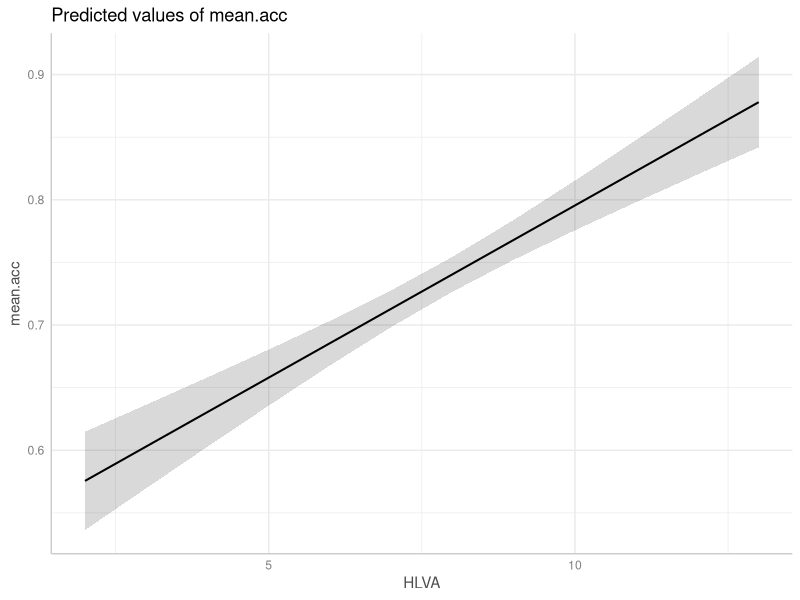
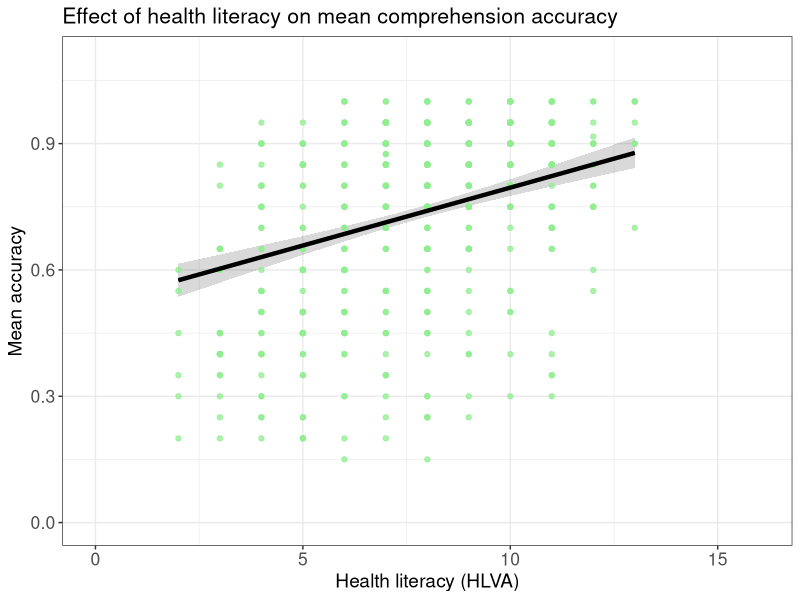
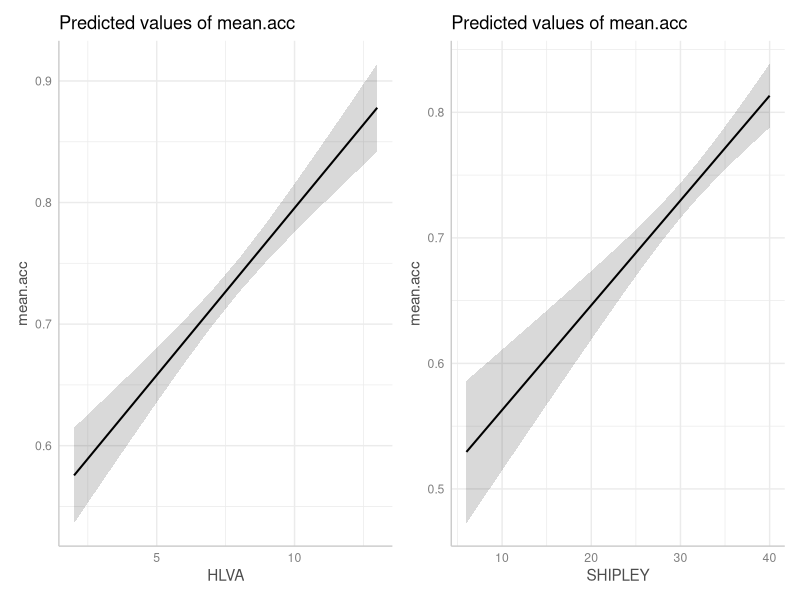
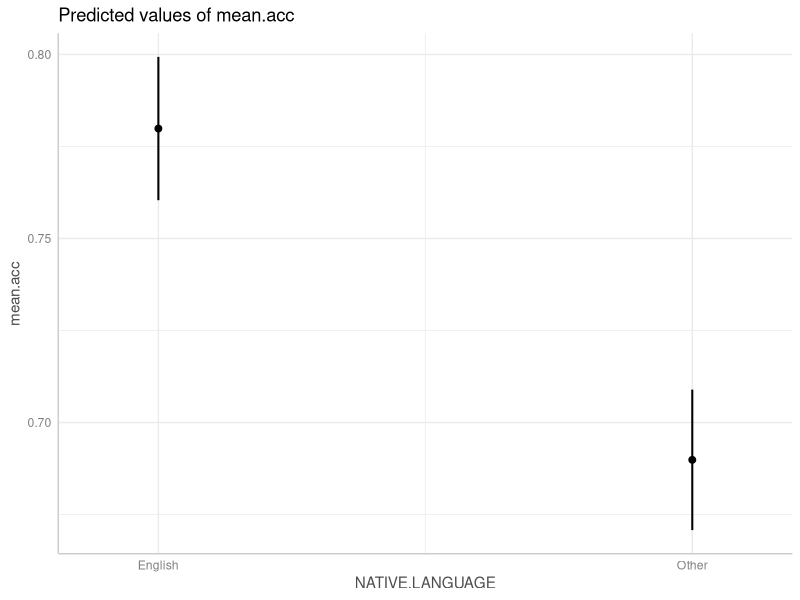
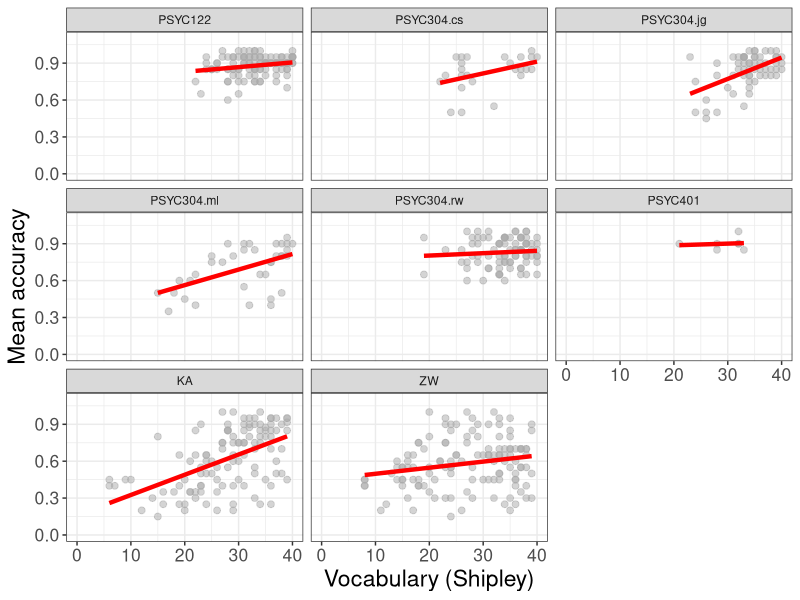
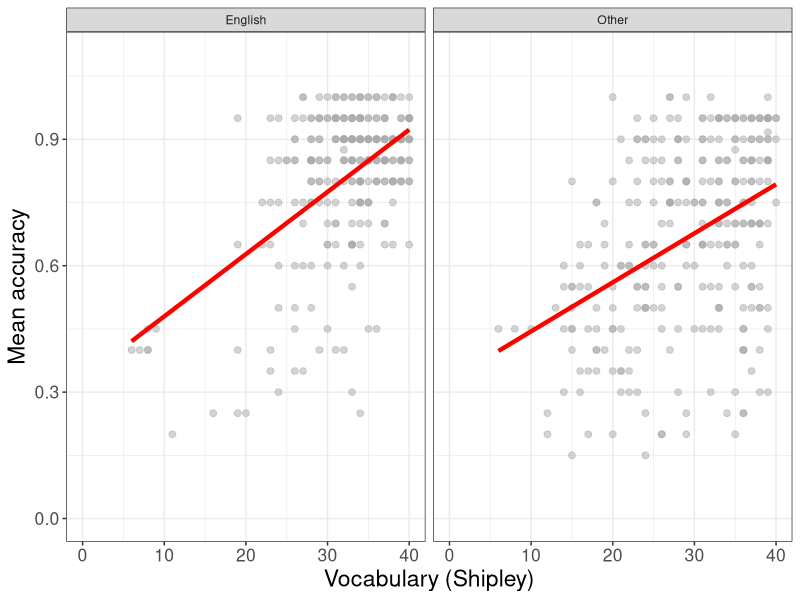
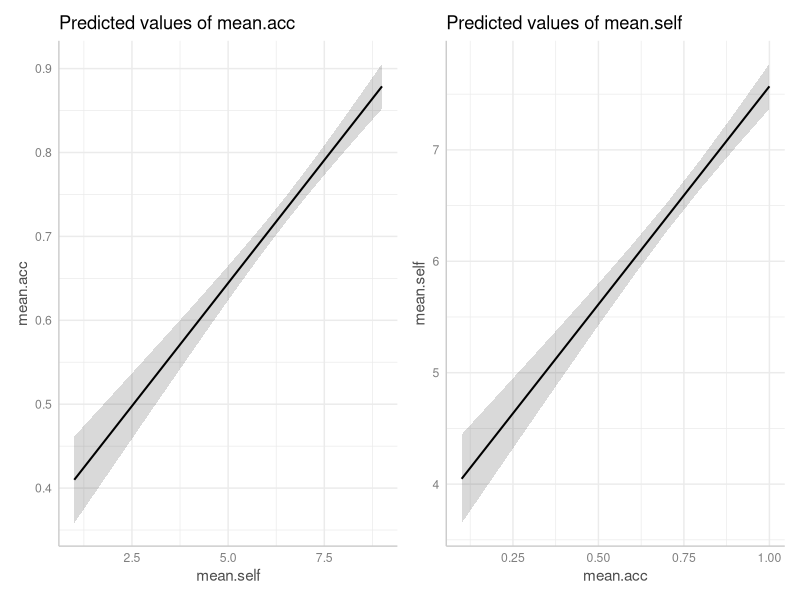
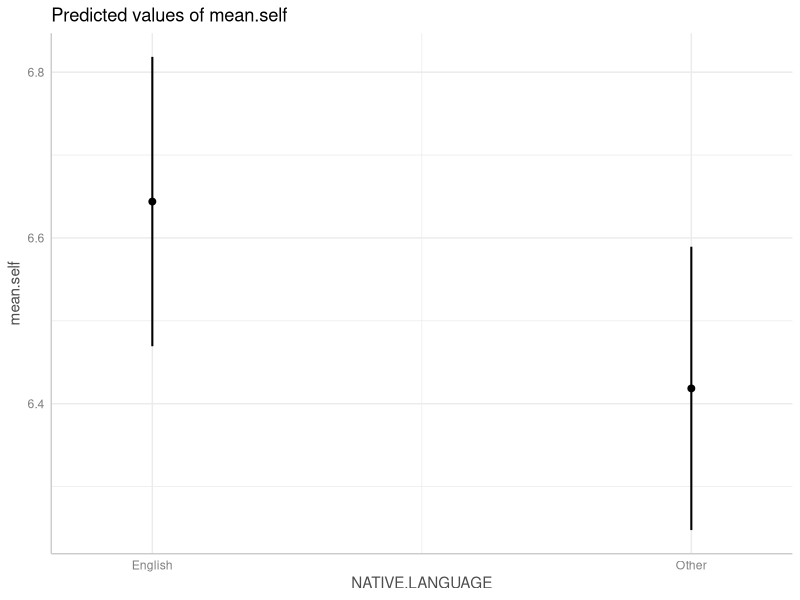

These figures' R source, in order:
## ---- chunk 1
#| echo: false
#| warning: false
library(ggeffects)
library(kableExtra)
library(patchwork)
library(psych)
library(tidyverse)
## ---- chunk 2
#| echo: false
#| warning: false
# -- code to read in the aggregated subject level data from the clearly-understood data set
all.studies.subjects <- read_csv("2022-12-08_all-studies-subject-scores.csv", 
                                 col_types = cols(
                                   ResponseId = col_factor(),
                                   study = col_factor(),
                                   EDUCATION = col_factor(),
                                   GENDER = col_factor(),
                                   ETHNICITY = col_factor(),
                                   NATIVE.LANGUAGE = col_factor()
                                 )
                                )
## ---- chunk 3
#| warning: false
#| echo: false
kable(head(all.studies.subjects))
## ---- chunk 4
describe(all.studies.subjects)
## ---- chunk 5
all.studies.subjects %>%
  select(mean.acc, mean.self, AGE, SHIPLEY, HLVA, FACTOR3) %>%
  describe(skew = FALSE)
## ---- chunk 6
all.studies.subjects.select <- select(all.studies.subjects, 
                           mean.acc, mean.self, AGE, SHIPLEY, HLVA, FACTOR3)
describe(all.studies.subjects.select, skew = FALSE)
## ---- chunk 7
model <- lm(mean.acc ~ HLVA, data = all.studies.subjects)
summary(model)
## ---- chunk 8
model <- lm(mean.acc ~ HLVA + SHIPLEY + FACTOR3 + AGE, data = all.studies.subjects)
summary(model)
## ---- chunk 9
model <- lm(mean.acc ~ HLVA + SHIPLEY + FACTOR3 + AGE, 
                         data = all.studies.subjects)
## ---- chunk 10
dat <- ggpredict(model, "HLVA")
## ---- chunk 11
plot(dat)
## ---- chunk 12
p.model <- plot(dat)
p.model +
  geom_point(data = all.studies.subjects, 
             aes(x = HLVA, y = mean.acc), size = 1.5, alpha = .75, colour = "lightgreen") +
  geom_line(linewidth = 1.5) +
  ylim(0, 1.1) + xlim(0, 16) +
  theme_bw() +
  theme(
    axis.text = element_text(size = rel(1.15)),
    axis.title = element_text(size = rel(1.25)),
    plot.title = element_text(size = rel(1.4))
  ) +
  xlab("Health literacy (HLVA)") + ylab("Mean accuracy") +
  ggtitle("Effect of health literacy on mean comprehension accuracy")
## ---- chunk 13
library(patchwork)
## ---- chunk 14
model <- lm(mean.acc ~ HLVA + SHIPLEY + FACTOR3 + AGE, 
                         data = all.studies.subjects)
## ---- chunk 15
dat.HLVA <- ggpredict(model, "HLVA")
dat.SHIPLEY <- ggpredict(model, "SHIPLEY")
## ---- chunk 16
plot.HLVA <- plot(dat.HLVA)
plot.SHIPLEY <- plot(dat.SHIPLEY)
## ---- chunk 17
plot.HLVA + plot.SHIPLEY
## ---- chunk 18
summary(all.studies.subjects)
## ---- chunk 19
model <- lm(mean.acc ~ HLVA + SHIPLEY + FACTOR3 + AGE + NATIVE.LANGUAGE, 
            data = all.studies.subjects)
summary(model)
## ---- chunk 20
#| warning: false
library(memisc)
## ---- chunk 21
contrasts(all.studies.subjects$NATIVE.LANGUAGE)
## ---- chunk 22
contrasts(all.studies.subjects$NATIVE.LANGUAGE) <- contr.sum(2, base = 1)
## ---- chunk 23
contrasts(all.studies.subjects$NATIVE.LANGUAGE)
## ---- chunk 24
model <- lm(mean.acc ~ HLVA + SHIPLEY + FACTOR3 + AGE + NATIVE.LANGUAGE, 
            data = all.studies.subjects)
summary(model)
## ---- chunk 25
model <- aov(lm(mean.acc ~ HLVA + SHIPLEY + FACTOR3 + AGE + NATIVE.LANGUAGE, 
       data = all.studies.subjects))
summary(model)
## ---- chunk 26
dat <- ggpredict(model, "NATIVE.LANGUAGE")
plot(dat)
## ---- chunk 27
all.studies.subjects %>%
  ggplot(aes(x = SHIPLEY, y = mean.acc)) +
  geom_point(size = 2, alpha = .5, colour = "darkgrey") +
  geom_smooth(size = 1.5, colour = "red", method = "lm", se = FALSE) +
  xlim(0, 40) +
  ylim(0, 1.1)+
  theme_bw() +
  theme(
    axis.text = element_text(size = rel(1.15)),
    axis.title = element_text(size = rel(1.5))
  ) +
  xlab("Vocabulary (Shipley)") + ylab("Mean accuracy") +
  facet_wrap(~ study)
## ---- chunk 28
all.studies.subjects %>%
  ggplot(aes(x = SHIPLEY, y = mean.acc)) +
  geom_point(size = 2, alpha = .5, colour = "darkgrey") +
  geom_smooth(size = 1.5, colour = "red", method = "lm", se = FALSE) +
  xlim(0, 40) +
  ylim(0, 1.1)+
  theme_bw() +
  theme(
    axis.text = element_text(size = rel(1.15)),
    axis.title = element_text(size = rel(1.5))
  ) +
  xlab("Vocabulary (Shipley)") + ylab("Mean accuracy") +
  facet_wrap(~ NATIVE.LANGUAGE)
## ---- chunk 29
all.studies.subjects %>%
  dplyr::select(AGE, HLVA) %>%
  describe(skew = FALSE)
## ---- chunk 30
model <- lm(mean.acc ~ mean.self, data = all.studies.subjects)
summary(model)
## ---- chunk 31
model <- lm(mean.self ~ HLVA + SHIPLEY + FACTOR3 + AGE + mean.acc, 
            data = all.studies.subjects)
summary(model)
## ---- chunk 32
model.1 <- lm(mean.acc ~ mean.self, data = all.studies.subjects)
summary(model.1)

model.2 <- lm(mean.self ~ mean.acc, 
              data = all.studies.subjects)
summary(model.2)
## ---- chunk 33
model.1 <- lm(mean.acc ~ mean.self, data = all.studies.subjects)
summary(model.1)

model.2 <- lm(mean.self ~ mean.acc, 
            data = all.studies.subjects)
summary(model.2)
## ---- chunk 34
dat.1 <- ggpredict(model.1, "mean.self")
dat.2 <- ggpredict(model.2, "mean.acc")
## ---- chunk 35
plot.1 <- plot(dat.1)
plot.2 <- plot(dat.2)

plot.1 + plot.2
## ---- chunk 36
model <- lm(mean.self ~ HLVA + SHIPLEY + FACTOR3 + AGE + mean.acc +
                        NATIVE.LANGUAGE, 
            data = all.studies.subjects)
## ---- chunk 37
summary(model)
## ---- chunk 38
model <- lm(mean.self ~ HLVA + SHIPLEY + FACTOR3 + AGE + mean.acc +
              NATIVE.LANGUAGE, 
            data = all.studies.subjects)
## ---- chunk 39
dat <- ggpredict(model, "NATIVE.LANGUAGE")
plot(dat)
## ---- chunk 40
all.studies.subjects %>%
  ggplot(aes(x = mean.self, y = mean.acc)) +
  geom_point(size = 2, alpha = .5, colour = "darkgrey") +
  geom_smooth(size = 1.5, colour = "red", method = "lm", se = FALSE) +
  xlim(0, 10) +
  ylim(0, 1.1)+
  theme_bw() +
  theme(
    axis.text = element_text(size = rel(1.15)),
    axis.title = element_text(size = rel(1.5))
  ) +
  xlab("Mean self-rated accuracy") + ylab("Mean accuracy") +
  facet_wrap(~ study)
## ---- chunk 41
ggsave("facet-plots.png")
## ---- chunk 42
model <- lm(mean.acc ~ HLVA + SHIPLEY + FACTOR3 + AGE, 
            data = all.studies.subjects)
## ---- chunk 43
dat <- ggpredict(model, "FACTOR3")
## ---- chunk 44
p.model <- plot(dat)
p.model +
  geom_point(data = all.studies.subjects, 
             aes(x = FACTOR3, y = mean.acc), size = 1.5, alpha = .75, colour = "darkgrey") +
  geom_line(size = 1.5) +
  theme_bw() +
  theme(
    axis.text = element_text(size = rel(1.15)),
    axis.title = element_text(size = rel(1.25)),
    plot.title = element_text(size = rel(1.4))
  ) +
  xlab("Reading strategy (FACTOR3)") + ylab("Mean accuracy") +
  ggtitle("Effect of reading strategy on \n mean comprehension accuracy")
## ---- chunk 45
ggsave("reading-strategy-prediction.png", width = 10, height = 10, units = "cm")
